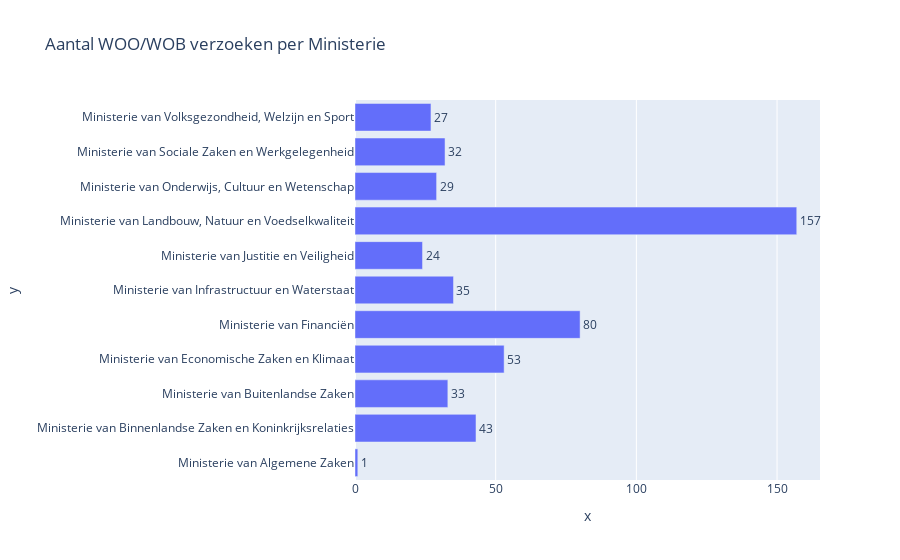

Write notebook code for a chart like this one.
### Code cell
import plotly.express as px

# simpel plotje die al met de huidige data te maken is

fig = px.bar(y=Data1.index, x=Data1.values, text_auto='1s',
            title="Aantal WOO/WOB verzoeken per Ministerie")
fig.update_traces(textfont_size=12, textangle=0, textposition="outside", cliponaxis=False)
fig.show()

### Figure 1 — Plotly figure (JSON) as saved in the notebook; plotly's stock layout.template omitted (floating-point values rounded to 4 significant figures)
{"data": [{"alignmentgroup": "True", "cliponaxis": false, "hovertemplate": "x=%{x}<br>y=%{y}<extra></extra>", "legendgroup": "", "marker": {"color": "#636efa", "pattern": {"shape": ""}}, "name": "", "offsetgroup": "", "orientation": "h", "showlegend": false, "textangle": 0, "textfont": {"size": 12}, "textposition": "outside", "texttemplate": "%{x:1s}", "type": "bar", "x": [1, 43, 33, 53, 80, 35, 24, 157, 29, 32, 27], "xaxis": "x", "y": ["Ministerie van Algemene Zaken", "Ministerie van Binnenlandse Zaken en Koninkrijksrelaties", "Ministerie van Buitenlandse Zaken", "Ministerie van Economische Zaken en Klimaat", "Ministerie van Financiën", "Ministerie van Infrastructuur en Waterstaat", "Ministerie van Justitie en Veiligheid", "Ministerie van Landbouw, Natuur en Voedselkwaliteit", "Ministerie van Onderwijs, Cultuur en Wetenschap", "Ministerie van Sociale Zaken en Werkgelegenheid", "Ministerie van Volksgezondheid, Welzijn en Sport"], "yaxis": "y"}], "layout": {"barmode": "relative", "legend": {"tracegroupgap": 0}, "title": {"text": "Aantal WOO/WOB verzoeken per Ministerie"}, "xaxis": {"anchor": "y", "domain": [0, 1], "title": {"text": "x"}}, "yaxis": {"anchor": "x", "domain": [0, 1], "title": {"text": "y"}}}}
